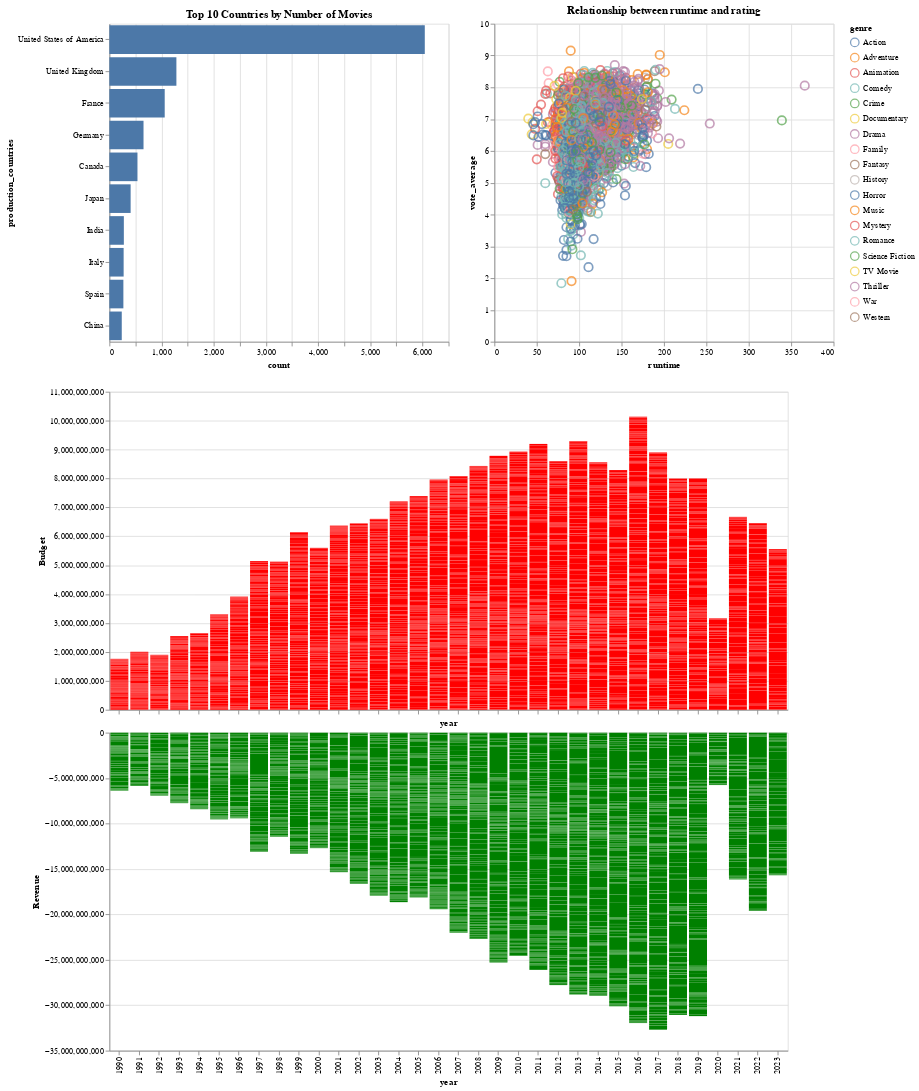

Write notebook code for a chart like this one.
### Code cell
## START - VIEW 1 - BAR CHART ############################################################
#BAR CHART: TOP 10 PRODUCTION COUNTRIES BY NUMBER OF MOVIES
df_country_exploded = movies_df.copy()
df_country_exploded['production_countries'] = df_country_exploded['production_countries'].str.split(', ')
df_country_exploded = df_country_exploded.explode('production_countries')

country_counts = df_country_exploded['production_countries'].value_counts().reset_index(name='count').head(10)

top_countries_chart = alt.Chart(country_counts).mark_bar().encode(
    x='count:Q',
    y=alt.Y('production_countries:N', sort='-x'),
    tooltip=['production_countries', 'count']
).properties(
    title='Top 10 Countries by Number of Movies',
    height=SYSTEM_HEIGHT/2,
    width=SYSTEM_WIDTH/2
)

## START - VIEW 1.1(UNUSED) - BAR CHART ############################################################
#BAR CHART: TOP 10 PRODUCTION COUNTRIES BY NUMBER OF MOVIES, DIVIDED BY GENRE
genre_country_counts = df_country_exploded.groupby(['production_countries', 'genre']).size().reset_index(name='count')
genre_country_counts
top_countries = genre_country_counts.groupby('production_countries')['count'].sum().nlargest(10).index
genre_country_counts_top = genre_country_counts[genre_country_counts['production_countries'].isin(top_countries)]

top_countries_genre_chart = alt.Chart(genre_country_counts_top).mark_bar().encode(
    x='sum(count):Q',
    y=alt.Y('production_countries:N', sort='-x'),
    color='genre:N',
    tooltip=['production_countries', 'genre', 'sum(count)']
).properties(
    title='Top 10 Countries by Number of Movies, Split by Genre',
    height=SYSTEM_HEIGHT/2,
    width=SYSTEM_WIDTH/2
)

## END - VIEW 1 - BAR CHART ############################################################


## START - VIEW 2 - BAR CHART (UNUSED) ############################################################
#BAR CHART: TOP 10 PRODUCTION COMPANY BY NUMBER OF MOVIES

df_company_exploded = movies_df.copy()
df_company_exploded['production_companies'] = movies_df['production_companies'].str.split(', ')

df_company_exploded = df_company_exploded.explode('production_companies')

company_counts = df_company_exploded['production_companies'].value_counts().reset_index(name='count').head(10)

top_company_chart = alt.Chart(company_counts).mark_bar().encode(
    x='count:Q',
    y=alt.Y('production_companies:N', sort='-x'),
    tooltip=['production_companies', 'count']
).properties(
    title='Top 10 Companies by Number of Movies',
    height=SYSTEM_HEIGHT/2,
    width=SYSTEM_WIDTH/2
)

## START - VIEW 2.1 - BAR CHART (UNUSED) ############################################################
#BAR CHART: TOP 10 PRODUCTION COMPANY BY NUMBER OF MOVIES, DIVIDED BY GENRE
genre_company_counts = df_company_exploded.groupby(['production_companies', 'genre']).size().reset_index(name='count')

top_companies = genre_company_counts.groupby('production_companies')['count'].sum().nlargest(10).index
genre_company_counts_top = genre_company_counts[genre_company_counts['production_companies'].isin(top_companies)]

top_companies_genre_chart = alt.Chart(genre_company_counts_top).mark_bar().encode(
    x='sum(count):Q',
    y=alt.Y('production_companies:N', sort='-x'),
    color='genre:N',
    tooltip=['production_companies', 'genre', 'sum(count)']
).properties(
    title='Top 10 Companies by Number of Movies, Split by Genre',
    height=SYSTEM_HEIGHT/2,
    width=SYSTEM_WIDTH/2
)

## END - VIEW 2 - BAR CHART ############################################################


## START - VIEW 3 - SCATTER PLOT ############################################################
#SCATTER PLOT: RELATIONSHIP BETWEEN RUNTIME AND RATING/VOTE AVERAGE 

relationship_chart = alt.Chart(movies_df).mark_point(size=100).encode(
    x='runtime:Q',
    y='vote_average:Q',
    color='genre:N',
    tooltip=['title', 'runtime', 'vote_average', 'release_date:T']
).properties(
    title="Relationship between runtime and rating",
    height=SYSTEM_HEIGHT/2,
    width=SYSTEM_WIDTH/2
)

## END - VIEW 3 - SCATTER PLOT ###########################################################


## START - VIEW 4 - POSITIVE/NEGATIVE BAR CHART ############################################################
#BAR CHART: POSITIVE/NEGATIVE BAR CHART OF REVENUE AND BUDGET PER YEAR 

movies_df['year'] = pd.to_datetime(movies_df['release_date']).dt.year

movies_df['negative_revenue'] = -movies_df['revenue']

budget_chart = alt.Chart(movies_df).mark_bar(color='red').encode(
    x=alt.X('year:O', axis=alt.Axis(labels=False)),
    y=alt.Y('budget:Q', axis=alt.Axis(title='Budget')),
    tooltip=['year:O', 'budget:Q']
).properties(
    height=SYSTEM_HEIGHT/2,
    width=SYSTEM_WIDTH
)

revenue_chart = alt.Chart(movies_df).mark_bar(color='green').encode(
    x='year:O',
    y=alt.Y('negative_revenue:Q', axis=alt.Axis(title='Revenue')),
    tooltip=['year:O', 'revenue:Q']
).properties(
    height=SYSTEM_HEIGHT/2,
    width=SYSTEM_WIDTH
)
## END - VIEW 4 - POSITIVE/NEGATIVE BAR CHART ###########################################################


## START - CONSTRUCT SYSTEM ############################################################

first_half_chart = alt.hconcat(top_countries_chart,relationship_chart).resolve_scale(
    x='independent',
    y='independent'
)

second_half_chart = alt.vconcat(
    budget_chart,
    revenue_chart,
    spacing=0
).resolve_scale(
    x='shared'
)

final_chart = alt.vconcat(first_half_chart, second_half_chart).resolve_scale(
    x='independent',
    y='independent'
)

final_chart
## END - CONSTRUCT SYSTEM ############################################################

### Figure 1 — Vega specification as saved in the notebook (floating-point values rounded to 4 significant figures; data arrays with more than 128 entries replaced by an {"elided": "..."} marker saying what was removed)
{"$schema": "https://vega.github.io/schema/vega/v5.json", "data": [{"name": "source_0"}, {"name": "source_2"}, {"name": "data_0", "values": [{"count": 6044, "count_end": 6044.0, "count_start": 0.0, "production_countries": "United States of America"}, {"count": 1284, "count_end": 1284.0, "count_start": 0.0, "production_countries": "United Kingdom"}, {"count": 1060, "count_end": 1060.0, "count_start": 0.0, "production_countries": "France"}, {"count": 654, "count_end": 654.0, "count_start": 0.0, "production_countries": "Germany"}, {"count": 538, "count_end": 538.0, "count_start": 0.0, "production_countries": "Canada"}, {"count": 407, "count_end": 407.0, "count_start": 0.0, "production_countries": "Japan"}, {"count": 277, "count_end": 277.0, "count_start": 0.0, "production_countries": "India"}, {"count": 273, "count_end": 273.0, "count_start": 0.0, "production_countries": "Italy"}, {"count": 268, "count_end": 268.0, "count_start": 0.0, "production_countries": "Spain"}, {"count": 237, "count_end": 237.0, "count_start": 0.0, "production_countries": "China"}]}, {"name": "source_1", "values": {"elided": "8747 records"}, "transform": [{"type": "formula", "expr": "toDate(datum['release_date'])", "as": "release_date"}]}, {"name": "data_1", "values": {"elided": "8747 records"}}, {"name": "data_2", "values": {"elided": "8747 records"}}, {"name": "source_1_color_domain_genre", "values": [{"genre": "Crime"}, {"genre": "Action"}, {"genre": "Mystery"}, {"genre": "Romance"}, {"genre": "Horror"}, {"genre": "Comedy"}, {"genre": "Science Fiction"}, {"genre": "Thriller"}, {"genre": "Animation"}, {"genre": "Fantasy"}, {"genre": "Drama"}, {"genre": "Adventure"}, {"genre": "Music"}, {"genre": "War"}, {"genre": "Family"}, {"genre": "Documentary"}, {"genre": "History"}, {"genre": "Western"}, {"genre": "TV Movie"}]}, {"name": "source_0_concat_0_concat_0_y_domain_production_countries", "values": [{"production_countries": "United States of America", "sort_field": 6044}, {"production_countries": "United Kingdom", "sort_field": 1284}, {"production_countries": "France", "sort_field": 1060}, {"production_countries": "Germany", "sort_field": 654}, {"production_countries": "Canada", "sort_field": 538}, {"production_countries": "Japan", "sort_field": 407}, {"production_countries": "India", "sort_field": 277}, {"production_countries": "Italy", "sort_field": 273}, {"production_countries": "Spain", "sort_field": 268}, {"production_countries": "China", "sort_field": 237}]}, {"name": "source_1_concat_0_concat_1_x_domain_runtime", "values": [{"min": 40, "max": 366}]}, {"name": "source_1_concat_0_concat_1_y_domain_vote_average", "values": [{"min": 1.84, "max": 9.154}]}, {"name": "data_1_concat_1_x_domain_year_0", "values": [{"year": 2023}, {"year": 2022}, {"year": 2021}, {"year": 2020}, {"year": 2019}, {"year": 2018}, {"year": 2017}, {"year": 2016}, {"year": 2015}, {"year": 2014}, {"year": 2013}, {"year": 2012}, {"year": 2011}, {"year": 2010}, {"year": 2009}, {"year": 2008}, {"year": 2007}, {"year": 2006}, {"year": 2005}, {"year": 2004}, {"year": 2003}, {"year": 2002}, {"year": 2001}, {"year": 2000}, {"year": 1999}, {"year": 1998}, {"year": 1997}, {"year": 1996}, {"year": 1995}, {"year": 1994}, {"year": 1993}, {"year": 1992}, {"year": 1991}, {"year": 1990}]}, {"name": "data_2_concat_1_x_domain_year_1", "values": [{"year": 2023}, {"year": 2022}, {"year": 2021}, {"year": 2020}, {"year": 2019}, {"year": 2018}, {"year": 2017}, {"year": 2016}, {"year": 2015}, {"year": 2014}, {"year": 2013}, {"year": 2012}, {"year": 2011}, {"year": 2010}, {"year": 2009}, {"year": 2008}, {"year": 2007}, {"year": 2006}, {"year": 2005}, {"year": 2004}, {"year": 2003}, {"year": 2002}, {"year": 2001}, {"year": 2000}, {"year": 1999}, {"year": 1998}, {"year": 1997}, {"year": 1996}, {"year": 1995}, {"year": 1994}, {"year": 1993}, {"year": 1992}, {"year": 1991}, {"year": 1990}]}], "signals": [{"name": "concat_0_height", "value": 375}, {"name": "concat_0_childWidth", "value": 400}, {"name": "concat_1_width", "value": 800}, {"name": "concat_1_childHeight", "value": 375}], "marks": [{"type": "group", "name": "concat_0_group", "marks": [{"type": "group", "name": "concat_0_concat_0_group", "encode": {"update": {"width": {"signal": "concat_0_childWidth"}, "height": {"signal": "concat_0_height"}}}, "marks": [{"type": "rect", "name": "concat_0_concat_0_marks", "from": {"data": "data_0"}, "encode": {"update": {"y": {"field": "production_countries", "scale": "concat_0_concat_0_y"}, "x": {"field": "count_end", "scale": "concat_0_concat_0_x"}, "x2": {"field": "count_start", "scale": "concat_0_concat_0_x"}, "height": {"signal": "max(0.25, bandwidth('concat_0_concat_0_y'))"}, "description": {"signal": "\"count: \" + (format(datum[\"count\"], \"\")) + \"; production_countries: \" + (isValid(datum[\"production_countries\"]) ? datum[\"production_countries\"] : \"\"+datum[\"production_countries\"])"}, "tooltip": {"signal": "{\"production_countries\": isValid(datum[\"production_countries\"]) ? datum[\"production_countries\"] : \"\"+datum[\"production_countries\"], \"count\": format(datum[\"count\"], \"\")}"}, "ariaRoleDescription": {"value": "bar"}, "fill": {"value": "#4c78a8"}}}, "style": ["bar"]}], "axes": [{"scale": "concat_0_concat_0_x", "zindex": 0, "domain": false, "aria": false, "tickCount": {"signal": "ceil(concat_0_childWidth/40)"}, "maxExtent": 0, "grid": true, "gridScale": "concat_0_concat_0_y", "minExtent": 0, "ticks": false, "labels": false, "orient": "bottom"}, {"scale": "concat_0_concat_0_x", "tickCount": {"signal": "ceil(concat_0_childWidth/40)"}, "labelOverlap": true, "grid": false, "zindex": 0, "orient": "bottom", "title": "count", "labelFlush": true}, {"scale": "concat_0_concat_0_y", "orient": "left", "grid": false, "title": "production_countries", "zindex": 0}], "title": {"text": "Top 10 Countries by Number of Movies", "frame": "group"}, "style": "cell"}, {"type": "group", "name": "concat_0_concat_1_group", "encode": {"update": {"height": {"signal": "concat_0_height"}, "width": {"signal": "concat_0_childWidth"}}}, "marks": [{"type": "symbol", "name": "concat_0_concat_1_marks", "from": {"data": "source_1"}, "encode": {"update": {"x": {"field": "runtime", "scale": "concat_0_concat_1_x"}, "opacity": {"value": 0.7}, "tooltip": {"signal": "{\"title\": isValid(datum[\"title\"]) ? datum[\"title\"] : \"\"+datum[\"title\"], \"runtime\": format(datum[\"runtime\"], \"\"), \"vote_average\": format(datum[\"vote_average\"], \"\"), \"release_date\": timeFormat(datum[\"release_date\"], '%b %d, %Y')}"}, "stroke": {"field": "genre", "scale": "color"}, "size": {"value": 100}, "ariaRoleDescription": {"value": "point"}, "fill": {"value": "transparent"}, "y": {"field": "vote_average", "scale": "concat_0_concat_1_y"}, "description": {"signal": "\"runtime: \" + (format(datum[\"runtime\"], \"\")) + \"; vote_average: \" + (format(datum[\"vote_average\"], \"\")) + \"; genre: \" + (isValid(datum[\"genre\"]) ? datum[\"genre\"] : \"\"+datum[\"genre\"]) + \"; title: \" + (isValid(datum[\"title\"]) ? datum[\"title\"] : \"\"+datum[\"title\"]) + \"; release_date: \" + (timeFormat(datum[\"release_date\"], '%b %d, %Y'))"}}}, "style": ["point"]}], "axes": [{"scale": "concat_0_concat_1_x", "minExtent": 0, "gridScale": "concat_0_concat_1_y", "ticks": false, "orient": "bottom", "grid": true, "tickCount": {"signal": "ceil(concat_0_childWidth/40)"}, "labels": false, "zindex": 0, "aria": false, "domain": false, "maxExtent": 0}, {"scale": "concat_0_concat_1_y", "ticks": false, "grid": true, "gridScale": "concat_0_concat_1_x", "labels": false, "orient": "left", "minExtent": 0, "aria": false, "zindex": 0, "maxExtent": 0, "tickCount": {"signal": "ceil(concat_0_height/40)"}, "domain": false}, {"scale": "concat_0_concat_1_x", "labelFlush": true, "title": "runtime", "orient": "bottom", "labelOverlap": true, "tickCount": {"signal": "ceil(concat_0_childWidth/40)"}, "grid": false, "zindex": 0}, {"scale": "concat_0_concat_1_y", "labelOverlap": true, "orient": "left", "title": "vote_average", "zindex": 0, "tickCount": {"signal": "ceil(concat_0_height/40)"}, "grid": false}], "title": {"text": "Relationship between runtime and rating", "frame": "group"}, "style": "cell"}], "layout": {"padding": 20, "bounds": "full", "align": "each"}}, {"type": "group", "name": "concat_1_group", "marks": [{"type": "group", "name": "concat_1_concat_0_group", "encode": {"update": {"width": {"signal": "concat_1_width"}, "height": {"signal": "concat_1_childHeight"}}}, "marks": [{"type": "rect", "name": "concat_1_concat_0_marks", "from": {"data": "data_1"}, "encode": {"update": {"tooltip": {"signal": "{\"year\": isValid(datum[\"year\"]) ? datum[\"year\"] : \"\"+datum[\"year\"], \"budget\": format(datum[\"budget\"], \"\")}"}, "x": {"field": "year", "scale": "concat_1_x"}, "y2": {"field": "budget_start", "scale": "concat_1_concat_0_y"}, "fill": {"value": "red"}, "description": {"signal": "\"year: \" + (isValid(datum[\"year\"]) ? datum[\"year\"] : \"\"+datum[\"year\"]) + \"; budget: \" + (format(datum[\"budget\"], \"\"))"}, "y": {"field": "budget_end", "scale": "concat_1_concat_0_y"}, "ariaRoleDescription": {"value": "bar"}, "width": {"signal": "max(0.25, bandwidth('concat_1_x'))"}}}, "style": ["bar"]}], "axes": [{"scale": "concat_1_concat_0_y", "gridScale": "concat_1_x", "minExtent": 0, "labels": false, "aria": false, "orient": "left", "tickCount": {"signal": "ceil(concat_1_childHeight/40)"}, "maxExtent": 0, "zindex": 0, "ticks": false, "domain": false, "grid": true}, {"scale": "concat_1_x", "zindex": 0, "title": "year", "orient": "bottom", "labels": false, "grid": false, "labelBaseline": "middle", "labelAngle": 270, "labelAlign": "right"}, {"scale": "concat_1_concat_0_y", "title": "Budget", "tickCount": {"signal": "ceil(concat_1_childHeight/40)"}, "zindex": 0, "grid": false, "orient": "left", "labelOverlap": true}], "style": "cell"}, {"type": "group", "name": "concat_1_concat_1_group", "encode": {"update": {"width": {"signal": "concat_1_width"}, "height": {"signal": "concat_1_childHeight"}}}, "marks": [{"type": "rect", "name": "concat_1_concat_1_marks", "from": {"data": "data_2"}, "encode": {"update": {"width": {"signal": "max(0.25, bandwidth('concat_1_x'))"}, "fill": {"value": "green"}, "tooltip": {"signal": "{\"year\": isValid(datum[\"year\"]) ? datum[\"year\"] : \"\"+datum[\"year\"], \"revenue\": format(datum[\"revenue\"], \"\")}"}, "y2": {"field": "negative_revenue_start", "scale": "concat_1_concat_1_y"}, "description": {"signal": "\"year: \" + (isValid(datum[\"year\"]) ? datum[\"year\"] : \"\"+datum[\"year\"]) + \"; negative_revenue: \" + (format(datum[\"negative_revenue\"], \"\")) + \"; revenue: \" + (format(datum[\"revenue\"], \"\"))"}, "x": {"field": "year", "scale": "concat_1_x"}, "ariaRoleDescription": {"value": "bar"}, "y": {"field": "negative_revenue_end", "scale": "concat_1_concat_1_y"}}}, "style": ["bar"]}], "axes": [{"scale": "concat_1_concat_1_y", "orient": "left", "gridScale": "concat_1_x", "tickCount": {"signal": "ceil(concat_1_childHeight/40)"}, "labels": false, "maxExtent": 0, "domain": false, "ticks": false, "zindex": 0, "grid": true, "minExtent": 0, "aria": false}, {"scale": "concat_1_x", "labelAlign": "right", "zindex": 0, "orient": "bottom", "labelAngle": 270, "title": "year", "labelBaseline": "middle", "grid": false}, {"scale": "concat_1_concat_1_y", "title": "Revenue", "tickCount": {"signal": "ceil(concat_1_childHeight/40)"}, "zindex": 0, "grid": false, "orient": "left", "labelOverlap": true}], "style": "cell"}], "layout": {"padding": 0, "columns": 1, "bounds": "full", "align": "each"}}], "scales": [{"name": "color", "type": "ordinal", "domain": {"data": "source_1_color_domain_genre", "field": "genre", "sort": true}, "range": "category"}, {"name": "concat_0_concat_0_x", "type": "linear", "domain": {"data": "data_0", "fields": ["count_start", "count_end"]}, "range": [0, {"signal": "concat_0_childWidth"}], "zero": true, "nice": true}, {"name": "concat_0_concat_0_y", "type": "band", "domain": {"data": "source_0_concat_0_concat_0_y_domain_production_countries", "field": "production_countries", "sort": {"op": "max", "field": "sort_field", "order": "descending"}}, "range": [0, {"signal": "concat_0_height"}], "paddingInner": 0.1, "paddingOuter": 0.05}, {"name": "concat_0_concat_1_x", "type": "linear", "domain": [{"signal": "(data(\"source_1_concat_0_concat_1_x_domain_runtime\")[0] || {}).min"}, {"signal": "(data(\"source_1_concat_0_concat_1_x_domain_runtime\")[0] || {}).max"}], "range": [0, {"signal": "concat_0_childWidth"}], "nice": true, "zero": true}, {"name": "concat_0_concat_1_y", "type": "linear", "domain": [{"signal": "(data(\"source_1_concat_0_concat_1_y_domain_vote_average\")[0] || {}).min"}, {"signal": "(data(\"source_1_concat_0_concat_1_y_domain_vote_average\")[0] || {}).max"}], "range": [{"signal": "concat_0_height"}, 0], "nice": true, "zero": true}, {"name": "concat_1_x", "type": "band", "domain": {"fields": [{"data": "data_1_concat_1_x_domain_year_0", "field": "year"}, {"data": "data_2_concat_1_x_domain_year_1", "field": "year"}], "sort": true}, "range": [0, {"signal": "concat_1_width"}], "paddingInner": 0.1, "paddingOuter": 0.05}, {"name": "concat_1_concat_0_y", "type": "linear", "domain": {"data": "data_1", "fields": ["budget_start", "budget_end"]}, "range": [{"signal": "concat_1_childHeight"}, 0], "zero": true, "nice": true}, {"name": "concat_1_concat_1_y", "type": "linear", "domain": {"data": "data_2", "fields": ["negative_revenue_start", "negative_revenue_end"]}, "range": [{"signal": "concat_1_childHeight"}, 0], "zero": true, "nice": true}], "layout": {"padding": 20, "columns": 1, "bounds": "full", "align": "each"}, "padding": 5, "legends": [{"stroke": "color", "symbolType": "circle", "title": "genre", "encode": {"symbols": {"update": {"fill": {"value": "transparent"}, "opacity": {"value": 0.7}}}}}], "background": "white"}
